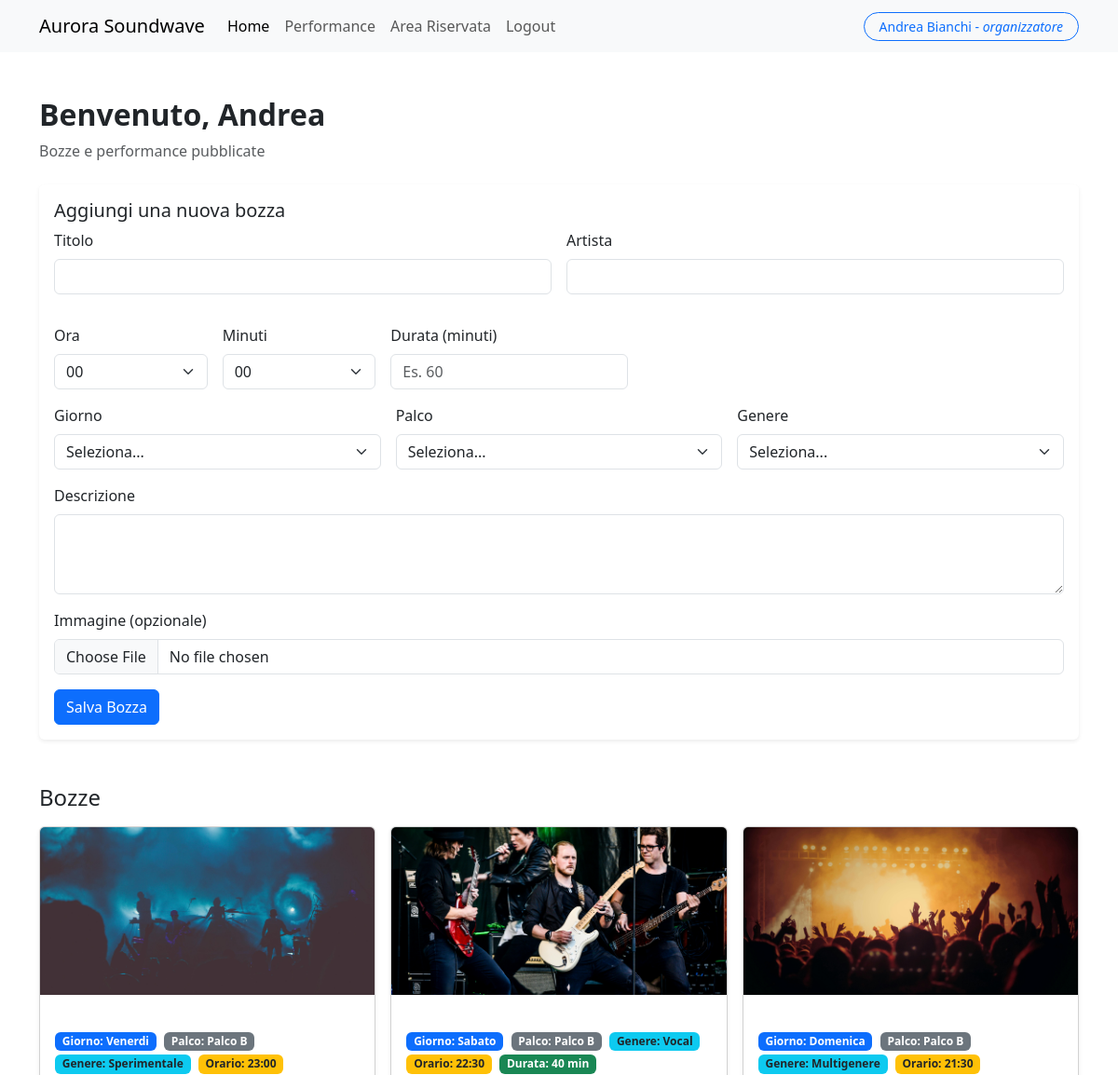
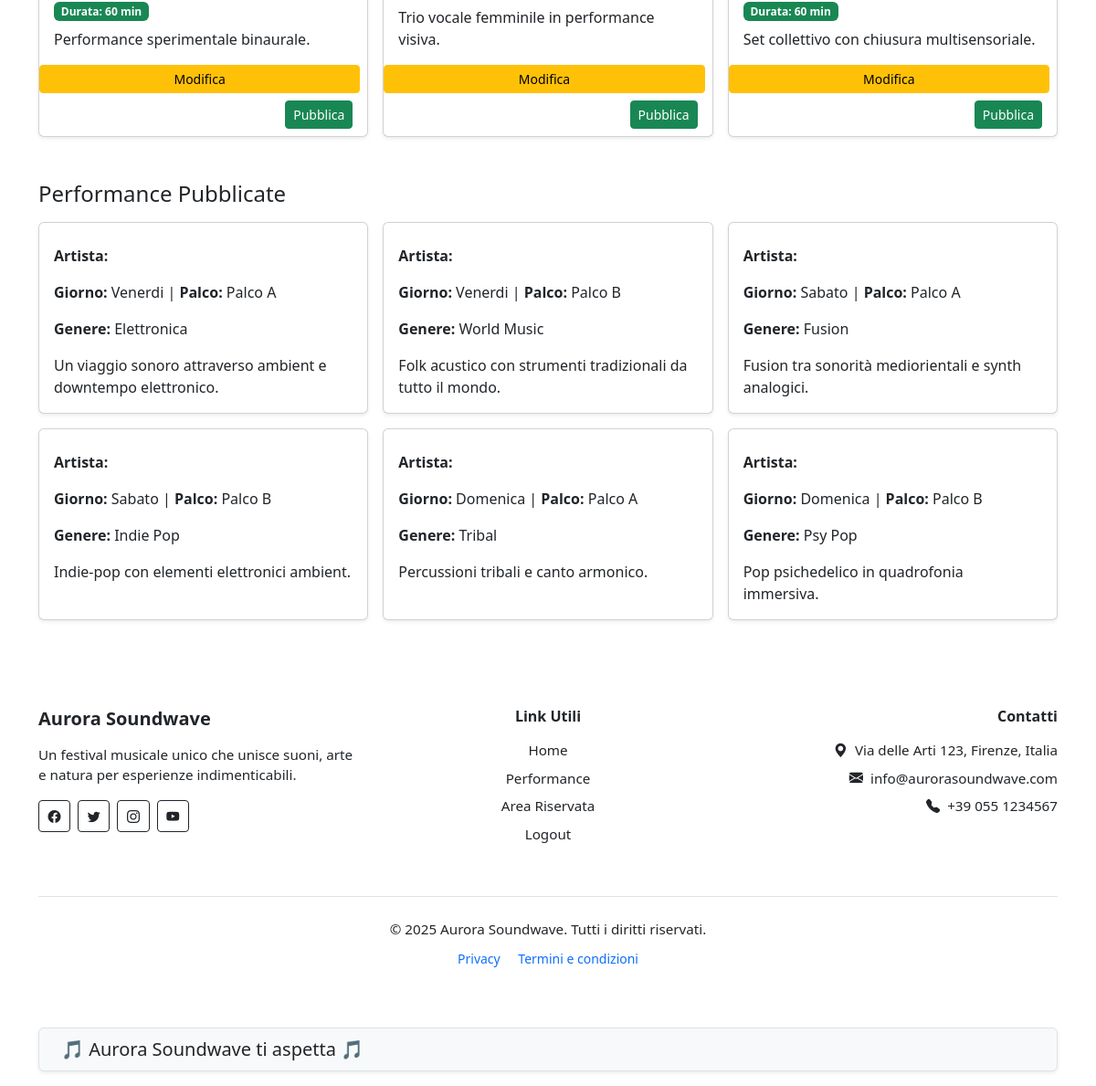
Page /reserved (signed in) on the committed database (2 pictures, top to bottom).
### tables this page shows
CREATE TABLE utenti(
    id INTEGER PRIMARY KEY AUTOINCREMENT,
    nome TEXT NOT NULL,
    cognome TEXT NOT NULL,
    email TEXT UNIQUE NOT NULL,
    password TEXT NOT NULL,
    ruolo TEXT CHECK(ruolo IN('organizzatore','partecipante')) NOT NULL,
    data_registrazione TIMESTAMP DEFAULT CURRENT_TIMESTAMP
);

CREATE TABLE performances(
    id INTEGER PRIMARY KEY AUTOINCREMENT,
    nome_artista TEXT UNIQUE NOT NULL,
    giorno TEXT CHECK(giorno IN('Venerdi','Sabato','Domenica')) NOT NULL,
    orario TEXT NOT NULL,
    durata INTEGER NOT NULL,
    descrizione TEXT NOT NULL,
    palco TEXT CHECK(palco IN('Palco A','Palco B','Palco C')) NOT NULL,
    genere TEXT NOT NULL,
    immagine TEXT NOT NULL,
    pubblicato INTEGER DEFAULT 0,
    id_organizzatore INTEGER NOT NULL,
    data_inserimento TIMESTAMP DEFAULT CURRENT_TIMESTAMP,
    FOREIGN KEY (id_organizzatore) REFERENCES utenti(id)
);

### routes/private_routes.py (the view)
@private_bp.route("/reserved")
@login_required
def reserved():
    biglietto = biglietti_dao.get_biglietto_by_partecipante(current_user.id)
    bozze = performances_dao.get_bozze_by_organizzatore(current_user.id)
    pubblicate = performances_dao.get_performances_pubblicate_by_organizzatore(current_user.id)
    if current_user.ruolo == "organizzatore":
        return render_template("private/riservata_organizzatori.html", user=current_user, bozze=bozze, pubblicate=pubblicate)
    return render_template("private/riservata_partecipanti.html", user=current_user, biglietto=biglietto)

### dao/biglietti_dao.py (called while the page is built, shortened)
def get_db_connection():
    conn = sqlite3.connect("festival.db")
    conn.row_factory = sqlite3.Row
    return conn

def get_biglietto_by_partecipante(id_partecipante):
    try:
        sql = """
        SELECT b.id, b.id_partecipante, b.tipo, b.data_acquisto, bg.giorno
        FROM biglietti b
        LEFT JOIN biglietti_giorni bg ON b.id = bg.id_biglietto
        WHERE b.id_partecipante = ?
        """
        with get_db_connection() as conn:
            cursor = conn.cursor()
            cursor.execute(sql, (id_partecipante,))
            righe = cursor.fetchall()
            cursor.close()
        if not righe:
            return None
    except sqlite3.Error as e:
        logging.error(f"get_biglietto_by_partecipante: {e}")
        return None

### dao/performances_dao.py (called while the page is built)
def get_db_connection():
    conn = sqlite3.connect("festival.db")
    conn.row_factory = sqlite3.Row
    return conn

def get_performances_pubblicate_by_organizzatore(id_organizzatore):
    try:
        sql = "SELECT * FROM performances WHERE id_organizzatore = ? AND pubblicato = 1"
        with get_db_connection() as conn:
            cursor = conn.cursor()
            cursor.execute(sql, (id_organizzatore,))
            performances = cursor.fetchall()
            cursor.close()
        return performances
    except sqlite3.Error as e:
        logging.error(f"get_performances_pubblicate_by_organizzatore: {e}")
        return []

def get_bozze_by_organizzatore(id_organizzatore):
    try:
        sql = "SELECT * FROM performances WHERE id_organizzatore = ? AND pubblicato = 0"
        with get_db_connection() as conn:
            cursor = conn.cursor()
            cursor.execute(sql, (id_organizzatore,))
            bozze = cursor.fetchall()
            cursor.close()
        return bozze
    except sqlite3.Error as e:
        logging.error(f"get_bozze_by_organizzatore: {e}")
        return []

### dao/utenti_dao.py (called while the page is built)
def get_db_connection():
    conn = sqlite3.connect("festival.db")
    conn.row_factory = sqlite3.Row
    return conn

def get_utente_by_id(id):
    try:
        sql = "SELECT * FROM utenti WHERE id = ?"
        with get_db_connection() as conn:
            cursor = conn.cursor()
            cursor.execute(sql, (id,))
            utente = cursor.fetchone()
            cursor.close()
        return utente
    except sqlite3.Error as e:
        logging.error(f"get_utente_by_id: {e}")
        return None

### templates/private/riservata_organizzatori.html (shortened to what this page needs)
{% extends "base.html" %}  {% block content %}
<section class="container mt-5 mb-4">
  <h2 class="fw-bold">Benvenuto, {{ user.nome }}</h2>
  <p class="text-muted">Bozze e performance pubblicate</p>
</section>
<section class="container mb-5">
  <div class="card shadow-sm border-0">
    <div class="card-body">
      <h5 class="card-title">Aggiungi una nuova bozza</h5>
      <form
        method="POST"
        enctype="multipart/form-data"
        action="{{ url_for('private.aggiungi_bozza') }}"
      >
        <div class="row g-3">
          <div class="col-md-6">
            <label for="titolo" class="form-label">Titolo</label>
            <input type="text" class="form-control" name="titolo" required />
          </div>
          <div class="col-md-6">
            <label for="artista" class="form-label">Artista</label>
            <input type="text" class="form-control" name="artista" required />
          </div>
          <div class="row g-3 align-items-end">
            <div class="col-md-2">
              <label for="ora" class="form-label">Ora</label>
              <select name="ora" id="ora" class="form-select" required>
                {% for h in range(0, 24) %}
                <option value="{{ '%02d' % h }}">{{ '%02d' % h }}</option>
                {% endfor %}
              </select>
            </div>
            <div class="col-md-2">
              <label for="minuti" class="form-label">Minuti</label>
              <select name="minuti" id="minuti" class="form-select" required>
                {% for m in range(0, 60, 5) %}
                <option value="{{ '%02d' % m }}">{{ '%02d' % m }}</option>
                {% endfor %}
              </select>
            </div>
            <div class="col-md-3">
              <label for="durata" class="form-label">Durata (minuti)</label>
              <input
                type="number"
                min="1"
                class="form-control"
                name="durata"
                id="durata"
                placeholder="Es. 60"
                required
              />
            </div>
          </div>
          <div class="col-md-4">
            <label for="giorno" class="form-label">Giorno</label>
            <select class="form-select" name="giorno" required>
              <option value="">Seleziona...</option>
            </select>
          </div>
          <div class="col-md-4">
            <label for="palco" class="form-label">Palco</label>
            <select class="form-select" name="palco" required>
              <option value="">Seleziona...</option>
            </select>
          </div>
          <div class="col-md-4">
            <label for="genere" class="form-label">Genere</label>
            <select class="form-select" name="genere" required>
              <option value="">Seleziona...</option>
            </select>
          </div>
          <div class="col-12">
            <label for="descrizione" class="form-label">Descrizione</label>
            <textarea
              class="form-control"
              name="descrizione"
              rows="3"
            ></textarea>
          </div>
          <div class="col-12">
            <label for="immagine" class="form-label"
              >Immagine (opzionale)</label
            >
            <input
              type="file"
              class="form-control"
              name="immagine"
              accept="image/*"
            />
          </div>
          <div class="col-12">
            <button type="submit" class="btn btn-primary">Salva Bozza</button>
          </div>
        </div>
      </form>
    </div>
  </div>
</section>
<section class="container mb-5">
  <h4 class="mb-3">Bozze</h4>
  <div class="row g-3">
    {% for bozza in bozze %}
    <div class="col-md-6 col-lg-4">
      <div class="card h-100 shadow-sm">
        {% if bozza.immagine %}
        <img
          src="{{ bozza.immagine }}"
          alt="Immagine di {{ bozza.titolo }}"
          class="card-img-top"
          style="object-fit: cover; height: 180px;"
        />
        {% endif %}
        <div class="card-body d-flex flex-column">
          <div class="mb-2">
            <span class="badge bg-primary me-1">Giorno: {{ bozza.giorno }}</span>
            <span class="badge bg-secondary me-1">Palco: {{ bozza.palco }}</span>
            <span class="badge bg-info text-dark me-1">Genere: {{ bozza.genere }}</span>
            {% if bozza.orario %}
            <span class="badge bg-warning text-dark me-1">Orario: {{ bozza.orario }}</span>
            {% endif %}
            {% if bozza.durata %}
            <span class="badge bg-success me-1">Durata: {{ bozza.durata }} min</span>
            {% endif %}
          </div>
          {% if bozza.descrizione %}
          <p class="card-text flex-grow-1">{{ bozza.descrizione }}</p>
          {% else %}
          <p class="card-text text-muted fst-italic">Nessuna descrizione.</p>
          {% endif %}
        </div>
        <a href="{{ url_for('private.modifica_bozza', id=bozza.id) }}" class="btn btn-warning btn-sm me-2">Modifica</a>
        <div class="card-footer text-end bg-transparent border-0">
          <form method="POST" action="{{ url_for('private.pubblica_bozza', id=bozza.id) }}">
            <button type="submit" class="btn btn-success btn-sm">Pubblica</button>
          </form>
        </div>
      </div>
    </div>
    {% else %}
    <p class="text-muted">Nessuna bozza disponibile.</p>
    {% endfor %}
  </div>
</section>
<section class="container mb-5">
  <h4 class="mb-3">Performance Pubblicate</h4>
  <div class="row g-3">
    {% for p in pubblicate %}
    <div class="col-md-6 col-lg-4">
      <div class="card h-100 shadow-sm">
        <div class="card-body">
          <p class="card-text"><strong>Artista:</strong> {{ p.artista }}</p>
          <p class="card-text">
            <strong>Giorno:</strong> {{ p.giorno }} | <strong>Palco:</strong> {{
            p.palco }}
          </p>
          <p class="card-text"><strong>Genere:</strong> {{ p.genere }}</p>
          <p class="card-text">{{ p.descrizione }}</p>
        </div>
      </div>
    </div>
    {% else %}
    <p class="text-muted">Nessuna performance pubblicata.</p>
    {% endfor %}
  </div>
</section>
{% endblock %}

### templates/base.html (shortened to what this page needs)
<!DOCTYPE html>
<html lang="it">
  <head>
    <link
      href="https://cdn.jsdelivr.net/npm/bootstrap@5.3.6/dist/css/bootstrap.min.css"
      rel="stylesheet"
    />
    <link
      rel="stylesheet"
      href="https://cdn.jsdelivr.net/npm/bootstrap-icons@1.10.5/font/bootstrap-icons.css"
    />
    <link
      rel="stylesheet"
      href="{{ url_for('static', filename='css/components/banner.css') }}"
    />
    <link
      rel="stylesheet"
      href="{{ url_for('static', filename='css/components/footer.css') }}"
    />
  </head>
  <body>
    {% include "components/navbar.html" %} {% block content %}{% endblock %} {%
    include "components/footer.html" %} {% include "components/banner.html" %}
  </body>
</html>

### templates/components/navbar.html (shortened to what this page needs)
<nav class="navbar navbar-expand-lg bg-body-tertiary sticky-top">
  <div class="container">
    <a class="navbar-brand" href="{{ url_for('public.home') }}"
      >Aurora Soundwave</a
    >
    <div class="collapse navbar-collapse" id="navbarNav">
      <ul class="navbar-nav me-auto mb-2 mb-lg-0">
        <li class="nav-item">
          <a
            class="nav-link active"
            aria-current="page"
            href="{{ url_for('public.home') }}"
            >Home</a
          >
        </li>
        <li class="nav-item">
          <a class="nav-link" href="{{ url_for('public.performances') }}"
            >Performance</a
          >
        </li>
        <li class="nav-item">
          <a class="nav-link" href="{{ url_for('private.reserved')}}">Area Riservata</a>
        </li>
        {% if current_user.is_authenticated %}
        <li class="nav-item">
          <a class="nav-link" href="{{ url_for('auth.logout') }}">Logout</a>
        </li>
        {% endif %}
      </ul>
      {% if current_user.is_authenticated %}
      <div class="d-flex align-items-center ms-auto">
        <a href="">
          <span class="btn btn-outline-primary btn-sm rounded-pill py-1 px-3">
            {{ current_user.nome }} {{ current_user.cognome }} -
            <em>{{ current_user.ruolo }}</em>
          </span>
        </a>
      </div>
      {% endif %}
    </div>
  </div>
</nav>

### templates/components/footer.html
<footer class="footer mt-5 text-dark">
  <div class="container py-5">
    <div class="row gy-5">
      <div class="col-md-4 text-md-start text-center">
        <h5 class="fw-bold mb-3">Aurora Soundwave</h5>
        <p class="mb-3">Un festival musicale unico che unisce suoni, arte e natura per esperienze indimenticabili.</p>
        <div class="d-flex justify-content-md-start justify-content-center gap-2">
          <a href="#" class="btn btn-outline-dark btn-sm" aria-label="Facebook"><i class="bi bi-facebook"></i></a>
          <a href="#" class="btn btn-outline-dark btn-sm" aria-label="Twitter"><i class="bi bi-twitter"></i></a>
          <a href="#" class="btn btn-outline-dark btn-sm" aria-label="Instagram"><i class="bi bi-instagram"></i></a>
          <a href="#" class="btn btn-outline-dark btn-sm" aria-label="YouTube"><i class="bi bi-youtube"></i></a>
        </div>
      </div>
      <div class="col-md-4 text-md-center text-center">
        <h6 class="fw-semibold mb-3">Link Utili</h6>
        <ul class="list-unstyled">
          <li class="mb-2"><a href="{{ url_for('public.home') }}" class="text-decoration-none text-dark">Home</a></li>
          <li class="mb-2"><a href="{{ url_for('public.performances') }}" class="text-decoration-none text-dark">Performance</a></li>
          <li class="mb-2"><a href="{{ url_for('private.reserved')}}" class="text-decoration-none text-dark">Area Riservata</a></li>
          {% if current_user.is_authenticated %}
          <li class="mb-2"><a href="{{ url_for('auth.logout') }}" class="text-decoration-none text-dark">Logout</a></li>
          {% else %}
          <li class="mb-2"><a href="{{ url_for('auth.login') }}" class="text-decoration-none text-dark">Login</a></li>
          <li class="mb-2"><a href="{{ url_for('auth.signup') }}" class="text-decoration-none text-dark">Signup</a></li>
          {% endif %}
        </ul>
      </div>
      <div class="col-md-4 text-md-end text-center">
        <h6 class="fw-semibold mb-3">Contatti</h6>
        <p class="mb-2"><i class="bi bi-geo-alt-fill me-2"></i>Via delle Arti 123, Firenze, Italia</p>
        <p class="mb-2"><i class="bi bi-envelope-fill me-2"></i>info@aurorasoundwave.com</p>
        <p><i class="bi bi-telephone-fill me-2"></i>+39 055 1234567</p>
      </div>
    </div>
    <div class="text-center mt-5 pt-4 border-top">
      <p class="mb-2">&copy; 2025 Aurora Soundwave. Tutti i diritti riservati.</p>
      <small>
        <a href="#" class="text-decoration-none me-3">Privacy</a>
        <a href="#" class="text-decoration-none">Termini e condizioni</a>
      </small>
    </div>
  </div>
</footer>

### templates/components/banner.html
<div class="sticky-banner-wrapper">
  <div class="container">
    <div id="sticky-banner" class="rounded shadow-sm px-4 py-2">
      <div class="marquee">
        <div class="marquee-content" id="marquee-content">
          <span>🎵 Aurora Soundwave ti aspetta 🎵</span>
        </div>
      </div>
    </div>
  </div>
</div>

### static/css/components/banner.css (style rules this page uses)
.sticky-banner-wrapper { position: sticky; bottom: 0; z-index: 1030; background-color: transparent; padding: 1rem 0; }
#sticky-banner { background-color: #f8f9fa; border: 1px solid #dee2e6; font-size: 1.25rem; overflow: hidden; }
.marquee { overflow: hidden; white-space: nowrap; }
.marquee-content { display: inline-flex; gap: 3rem; animation: scroll-left 15s linear infinite; }
.marquee-content span { white-space: nowrap; }

### static/css/components/footer.css (style rules this page uses)
.footer { background-color: transparent; }
.footer h5, .footer h6 { font-weight: 600; }
.footer p, .footer li { font-size: 0.95rem; }
.footer ul { padding: 0; margin: 0; list-style: none; }
.footer a { transition: color 0.2s; }
.footer .btn { padding: 0.375rem 0.6rem; }

### rows in the picture
utenti: nome "Andrea", cognome "Bianchi", ruolo "organizzatore"
performances: immagine (picture), giorno "Venerdi", palco "Palco B", genere "Sperimentale", orario "23:00", durata "60", descrizione "Performance sperimentale binaurale."
performances: immagine (picture), giorno "Sabato", palco "Palco B", genere "Vocal", orario "22:30", durata "40", descrizione "Trio vocale femminile in performance visiva."
performances: immagine (picture), giorno "Domenica", palco "Palco B", genere "Multigenere", orario "21:30", durata "60", descrizione "Set collettivo con chiusura multisensoriale."
performances: giorno "Venerdi", palco "Palco A", genere "Elettronica", descrizione "Un viaggio sonoro attraverso ambient e downtempo elettronico."
performances: giorno "Venerdi", palco "Palco B", genere "World Music", descrizione "Folk acustico con strumenti tradizionali da tutto il mondo."
performances: giorno "Sabato", palco "Palco A", genere "Fusion", descrizione "Fusion tra sonorità mediorientali e synth analogici."
performances: giorno "Sabato", palco "Palco B", genere "Indie Pop", descrizione "Indie-pop con elementi elettronici ambient."
performances: giorno "Domenica", palco "Palco A", genere "Tribal", descrizione "Percussioni tribali e canto armonico."
performances: giorno "Domenica", palco "Palco B", genere "Psy Pop", descrizione "Pop psichedelico in quadrofonia immersiva."

### other values in the picture
form field ora "00"
form field minuti "00"
